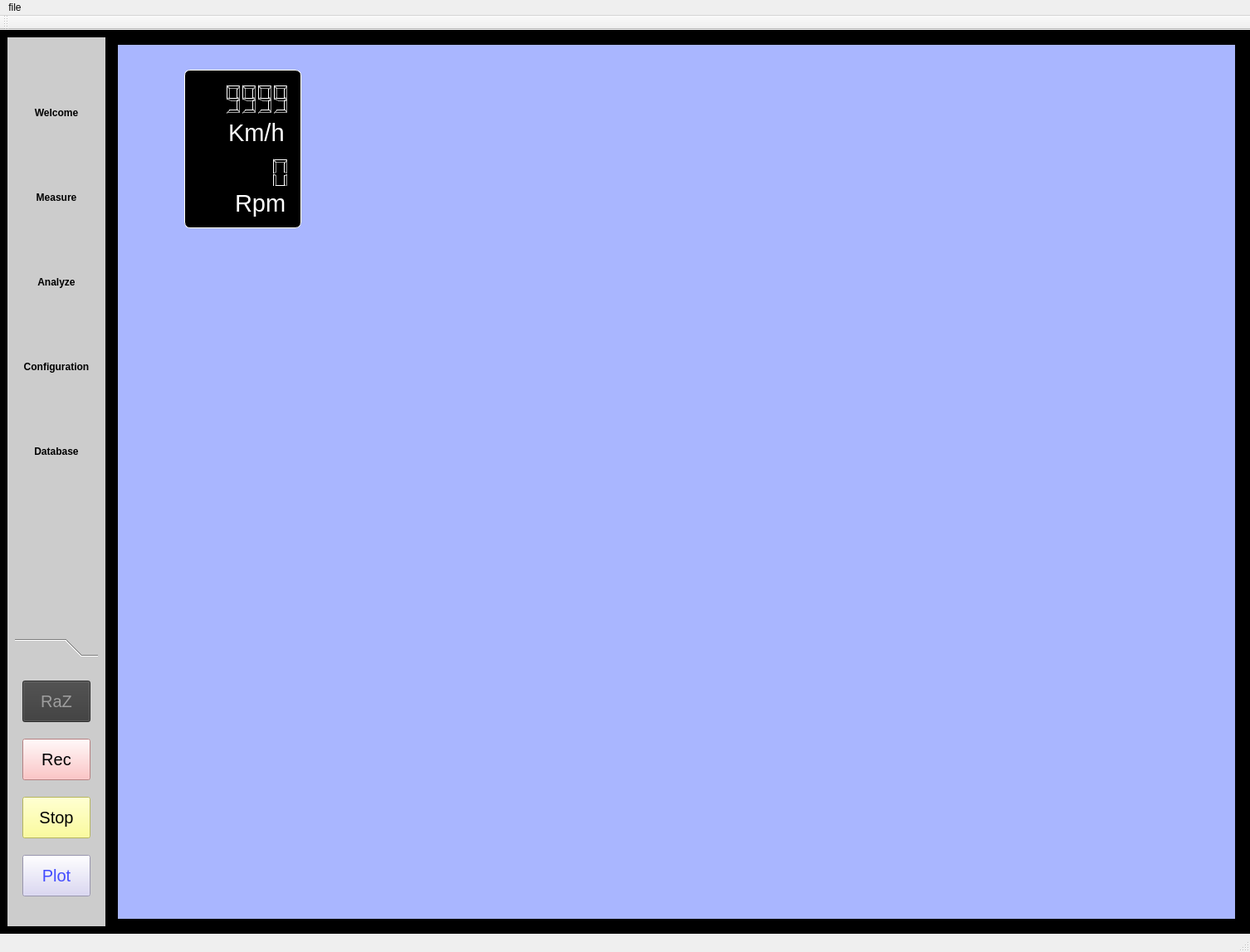
<?xml version="1.0" encoding="UTF-8"?>
<ui version="4.0">
 <class>MainWindow</class>
 <widget class="QMainWindow" name="MainWindow">
  <property name="geometry">
   <rect>
    <x>0</x>
    <y>0</y>
    <width>1506</width>
    <height>1147</height>
   </rect>
  </property>
  <property name="windowTitle">
   <string>MainWindow</string>
  </property>
  <property name="autoFillBackground">
   <bool>true</bool>
  </property>
  <property name="dockNestingEnabled">
   <bool>false</bool>
  </property>
  <widget class="QWidget" name="centralwidget">
   <property name="styleSheet">
    <string notr="true">background-color: rgb(0, 0, 0);</string>
   </property>
   <layout class="QHBoxLayout" name="horizontalLayout">
    <item>
     <widget class="QWidget" name="widget" native="true">
      <property name="minimumSize">
       <size>
        <width>106</width>
        <height>600</height>
       </size>
      </property>
      <property name="maximumSize">
       <size>
        <width>118</width>
        <height>16777215</height>
       </size>
      </property>
      <property name="styleSheet">
       <string notr="true">background-color: rgb(204, 204, 204);
</string>
      </property>
      <layout class="QVBoxLayout" name="verticalLayout">
       <item>
        <widget class="QFrame" name="frame_2">
         <property name="sizePolicy">
          <sizepolicy hsizetype="Ignored" vsizetype="Preferred">
           <horstretch>0</horstretch>
           <verstretch>0</verstretch>
          </sizepolicy>
         </property>
         <property name="minimumSize">
          <size>
           <width>0</width>
           <height>572</height>
          </size>
         </property>
         <property name="frameShape">
          <enum>QFrame::NoFrame</enum>
         </property>
         <property name="frameShadow">
          <enum>QFrame::Plain</enum>
         </property>
         <property name="lineWidth">
          <number>0</number>
         </property>
         <layout class="QVBoxLayout" name="verticalLayout_3">
          <item>
           <widget class="QToolButton" name="toolButton">
            <property name="sizePolicy">
             <sizepolicy hsizetype="Expanding" vsizetype="Fixed">
              <horstretch>0</horstretch>
              <verstretch>0</verstretch>
             </sizepolicy>
            </property>
            <property name="minimumSize">
             <size>
              <width>0</width>
              <height>0</height>
             </size>
            </property>
            <property name="font">
             <font>
              <weight>75</weight>
              <bold>true</bold>
             </font>
            </property>
            <property name="text">
             <string>Welcome</string>
            </property>
            <property name="icon">
             <iconset resource="ressources.qrc">
              <normaloff>:/icons/icons/akonadi-phone-home.svg</normaloff>:/icons/icons/akonadi-phone-home.svg</iconset>
            </property>
            <property name="iconSize">
             <size>
              <width>60</width>
              <height>60</height>
             </size>
            </property>
            <property name="checkable">
             <bool>true</bool>
            </property>
            <property name="toolButtonStyle">
             <enum>Qt::ToolButtonTextUnderIcon</enum>
            </property>
            <property name="autoRaise">
             <bool>true</bool>
            </property>
           </widget>
          </item>
          <item>
           <spacer name="verticalSpacer">
            <property name="orientation">
             <enum>Qt::Vertical</enum>
            </property>
            <property name="sizeType">
             <enum>QSizePolicy::Fixed</enum>
            </property>
            <property name="sizeHint" stdset="0">
             <size>
              <width>21</width>
              <height>13</height>
             </size>
            </property>
           </spacer>
          </item>
          <item>
           <widget class="QToolButton" name="toolButton_2">
            <property name="sizePolicy">
             <sizepolicy hsizetype="Expanding" vsizetype="Fixed">
              <horstretch>0</horstretch>
              <verstretch>0</verstretch>
             </sizepolicy>
            </property>
            <property name="minimumSize">
             <size>
              <width>0</width>
              <height>0</height>
             </size>
            </property>
            <property name="font">
             <font>
              <weight>75</weight>
              <bold>true</bold>
             </font>
            </property>
            <property name="text">
             <string>Measure</string>
            </property>
            <property name="icon">
             <iconset resource="ressources.qrc">
              <normaloff>:/icons/icons/dashboard-show.svg</normaloff>:/icons/icons/dashboard-show.svg</iconset>
            </property>
            <property name="iconSize">
             <size>
              <width>60</width>
              <height>60</height>
             </size>
            </property>
            <property name="checkable">
             <bool>true</bool>
            </property>
            <property name="toolButtonStyle">
             <enum>Qt::ToolButtonTextUnderIcon</enum>
            </property>
            <property name="autoRaise">
             <bool>true</bool>
            </property>
           </widget>
          </item>
          <item>
           <spacer name="verticalSpacer_2">
            <property name="orientation">
             <enum>Qt::Vertical</enum>
            </property>
            <property name="sizeType">
             <enum>QSizePolicy::Fixed</enum>
            </property>
            <property name="sizeHint" stdset="0">
             <size>
              <width>21</width>
              <height>13</height>
             </size>
            </property>
           </spacer>
          </item>
          <item>
           <widget class="QToolButton" name="toolButton_3">
            <property name="sizePolicy">
             <sizepolicy hsizetype="Expanding" vsizetype="Fixed">
              <horstretch>0</horstretch>
              <verstretch>0</verstretch>
             </sizepolicy>
            </property>
            <property name="minimumSize">
             <size>
              <width>0</width>
              <height>0</height>
             </size>
            </property>
            <property name="font">
             <font>
              <weight>75</weight>
              <bold>true</bold>
             </font>
            </property>
            <property name="text">
             <string>Analyze</string>
            </property>
            <property name="icon">
             <iconset resource="ressources.qrc">
              <normaloff>:/icons/icons/adjustcurves.svg</normaloff>:/icons/icons/adjustcurves.svg</iconset>
            </property>
            <property name="iconSize">
             <size>
              <width>60</width>
              <height>60</height>
             </size>
            </property>
            <property name="checkable">
             <bool>true</bool>
            </property>
            <property name="toolButtonStyle">
             <enum>Qt::ToolButtonTextUnderIcon</enum>
            </property>
            <property name="autoRaise">
             <bool>true</bool>
            </property>
           </widget>
          </item>
          <item>
           <spacer name="verticalSpacer_3">
            <property name="orientation">
             <enum>Qt::Vertical</enum>
            </property>
            <property name="sizeType">
             <enum>QSizePolicy::Fixed</enum>
            </property>
            <property name="sizeHint" stdset="0">
             <size>
              <width>21</width>
              <height>13</height>
             </size>
            </property>
           </spacer>
          </item>
          <item>
           <widget class="QToolButton" name="toolButton_4">
            <property name="sizePolicy">
             <sizepolicy hsizetype="Expanding" vsizetype="Fixed">
              <horstretch>0</horstretch>
              <verstretch>0</verstretch>
             </sizepolicy>
            </property>
            <property name="minimumSize">
             <size>
              <width>0</width>
              <height>0</height>
             </size>
            </property>
            <property name="font">
             <font>
              <weight>75</weight>
              <bold>true</bold>
             </font>
            </property>
            <property name="text">
             <string>Configuration</string>
            </property>
            <property name="icon">
             <iconset resource="ressources.qrc">
              <normaloff>:/icons/icons/configure-shortcuts.svg</normaloff>:/icons/icons/configure-shortcuts.svg</iconset>
            </property>
            <property name="iconSize">
             <size>
              <width>60</width>
              <height>60</height>
             </size>
            </property>
            <property name="checkable">
             <bool>true</bool>
            </property>
            <property name="toolButtonStyle">
             <enum>Qt::ToolButtonTextUnderIcon</enum>
            </property>
            <property name="autoRaise">
             <bool>true</bool>
            </property>
           </widget>
          </item>
          <item>
           <spacer name="verticalSpacer_4">
            <property name="orientation">
             <enum>Qt::Vertical</enum>
            </property>
            <property name="sizeType">
             <enum>QSizePolicy::Fixed</enum>
            </property>
            <property name="sizeHint" stdset="0">
             <size>
              <width>21</width>
              <height>13</height>
             </size>
            </property>
           </spacer>
          </item>
          <item>
           <widget class="QToolButton" name="toolButton_5">
            <property name="sizePolicy">
             <sizepolicy hsizetype="Expanding" vsizetype="Fixed">
              <horstretch>0</horstretch>
              <verstretch>0</verstretch>
             </sizepolicy>
            </property>
            <property name="minimumSize">
             <size>
              <width>0</width>
              <height>0</height>
             </size>
            </property>
            <property name="font">
             <font>
              <weight>75</weight>
              <bold>true</bold>
             </font>
            </property>
            <property name="text">
             <string>Database</string>
            </property>
            <property name="icon">
             <iconset resource="ressources.qrc">
              <normaloff>:/icons/icons/draw-cuboid.svg</normaloff>:/icons/icons/draw-cuboid.svg</iconset>
            </property>
            <property name="iconSize">
             <size>
              <width>60</width>
              <height>60</height>
             </size>
            </property>
            <property name="checkable">
             <bool>true</bool>
            </property>
            <property name="popupMode">
             <enum>QToolButton::DelayedPopup</enum>
            </property>
            <property name="toolButtonStyle">
             <enum>Qt::ToolButtonTextUnderIcon</enum>
            </property>
            <property name="autoRaise">
             <bool>true</bool>
            </property>
           </widget>
          </item>
         </layout>
        </widget>
       </item>
       <item>
        <spacer name="verticalSpacer_5">
         <property name="orientation">
          <enum>Qt::Vertical</enum>
         </property>
         <property name="sizeType">
          <enum>QSizePolicy::Expanding</enum>
         </property>
         <property name="sizeHint" stdset="0">
          <size>
           <width>20</width>
           <height>111</height>
          </size>
         </property>
        </spacer>
       </item>
       <item>
        <widget class="QToolBox" name="toolBox">
         <property name="minimumSize">
          <size>
           <width>0</width>
           <height>338</height>
          </size>
         </property>
         <property name="maximumSize">
          <size>
           <width>16777215</width>
           <height>339</height>
          </size>
         </property>
         <property name="styleSheet">
          <string notr="true"/>
         </property>
         <property name="currentIndex">
          <number>0</number>
         </property>
         <widget class="QWidget" name="page_4">
          <property name="geometry">
           <rect>
            <x>0</x>
            <y>0</y>
            <width>100</width>
            <height>308</height>
           </rect>
          </property>
          <attribute name="label">
           <string/>
          </attribute>
          <layout class="QVBoxLayout" name="verticalLayout_2">
           <item>
            <widget class="QPushButton" name="razButton">
             <property name="sizePolicy">
              <sizepolicy hsizetype="Ignored" vsizetype="Fixed">
               <horstretch>0</horstretch>
               <verstretch>0</verstretch>
              </sizepolicy>
             </property>
             <property name="maximumSize">
              <size>
               <width>110</width>
               <height>50</height>
              </size>
             </property>
             <property name="font">
              <font>
               <pointsize>15</pointsize>
              </font>
             </property>
             <property name="styleSheet">
              <string notr="true">background-color: rgb(58, 58, 58);
color: rgb(158, 158, 158);
</string>
             </property>
             <property name="text">
              <string>RaZ</string>
             </property>
             <property name="icon">
              <iconset resource="ressources.qrc">
               <normaloff>:/icons/icons/window-close.png</normaloff>:/icons/icons/window-close.png</iconset>
             </property>
             <property name="iconSize">
              <size>
               <width>35</width>
               <height>35</height>
              </size>
             </property>
            </widget>
           </item>
           <item>
            <widget class="QPushButton" name="recButton">
             <property name="sizePolicy">
              <sizepolicy hsizetype="Ignored" vsizetype="Fixed">
               <horstretch>0</horstretch>
               <verstretch>0</verstretch>
              </sizepolicy>
             </property>
             <property name="maximumSize">
              <size>
               <width>110</width>
               <height>50</height>
              </size>
             </property>
             <property name="font">
              <font>
               <pointsize>15</pointsize>
              </font>
             </property>
             <property name="styleSheet">
              <string notr="true">background-color: rgb(255, 179, 180);</string>
             </property>
             <property name="text">
              <string>Rec</string>
             </property>
             <property name="icon">
              <iconset resource="ressources.qrc">
               <normaloff>:/icons/icons/media-record.png</normaloff>:/icons/icons/media-record.png</iconset>
             </property>
             <property name="iconSize">
              <size>
               <width>35</width>
               <height>35</height>
              </size>
             </property>
            </widget>
           </item>
           <item>
            <widget class="QPushButton" name="stopButton">
             <property name="sizePolicy">
              <sizepolicy hsizetype="Ignored" vsizetype="Fixed">
               <horstretch>0</horstretch>
               <verstretch>0</verstretch>
              </sizepolicy>
             </property>
             <property name="maximumSize">
              <size>
               <width>110</width>
               <height>50</height>
              </size>
             </property>
             <property name="font">
              <font>
               <pointsize>15</pointsize>
              </font>
             </property>
             <property name="styleSheet">
              <string notr="true">background-color: rgb(255, 255, 127);</string>
             </property>
             <property name="text">
              <string>Stop</string>
             </property>
             <property name="icon">
              <iconset resource="ressources.qrc">
               <normaloff>:/icons/icons/media-playback-stop.png</normaloff>:/icons/icons/media-playback-stop.png</iconset>
             </property>
             <property name="iconSize">
              <size>
               <width>35</width>
               <height>35</height>
              </size>
             </property>
            </widget>
           </item>
           <item>
            <widget class="QPushButton" name="plotButton">
             <property name="sizePolicy">
              <sizepolicy hsizetype="Ignored" vsizetype="Fixed">
               <horstretch>0</horstretch>
               <verstretch>0</verstretch>
              </sizepolicy>
             </property>
             <property name="maximumSize">
              <size>
               <width>110</width>
               <height>50</height>
              </size>
             </property>
             <property name="font">
              <font>
               <pointsize>15</pointsize>
              </font>
             </property>
             <property name="styleSheet">
              <string notr="true">color: rgb(67, 76, 255);
background-color: rgb(213, 209, 243);</string>
             </property>
             <property name="text">
              <string>Plot</string>
             </property>
             <property name="icon">
              <iconset resource="ressources.qrc">
               <normaloff>:/icons/icons/media-floppy.png</normaloff>:/icons/icons/media-floppy.png</iconset>
             </property>
             <property name="iconSize">
              <size>
               <width>35</width>
               <height>35</height>
              </size>
             </property>
            </widget>
           </item>
          </layout>
         </widget>
        </widget>
       </item>
      </layout>
     </widget>
    </item>
    <item>
     <widget class="QStackedWidget" name="stackedWidget">
      <property name="styleSheet">
       <string notr="true">background-color: rgb(0, 0, 0);</string>
      </property>
      <property name="lineWidth">
       <number>0</number>
      </property>
      <property name="currentIndex">
       <number>0</number>
      </property>
      <widget class="QWidget" name="page">
       <layout class="QHBoxLayout" name="horizontalLayout_2">
        <item>
         <widget class="QCustomPlot" name="customPlot" native="true">
          <property name="styleSheet">
           <string notr="true">background-color: rgb(169, 182, 255);
</string>
          </property>
          <widget class="QFrame" name="frame">
           <property name="geometry">
            <rect>
             <x>80</x>
             <y>30</y>
             <width>141</width>
             <height>191</height>
            </rect>
           </property>
           <property name="minimumSize">
            <size>
             <width>50</width>
             <height>50</height>
            </size>
           </property>
           <property name="maximumSize">
            <size>
             <width>211</width>
             <height>16777215</height>
            </size>
           </property>
           <property name="styleSheet">
            <string notr="true">background-color: rgb(0, 0, 0);
border: 1px solid rgb(255, 255, 255);
border-radius: 7px; 
</string>
           </property>
           <property name="frameShape">
            <enum>QFrame::Panel</enum>
           </property>
           <property name="frameShadow">
            <enum>QFrame::Plain</enum>
           </property>
           <property name="lineWidth">
            <number>7</number>
           </property>
           <widget class="QLabel" name="label">
            <property name="geometry">
             <rect>
              <x>42</x>
              <y>60</y>
              <width>87</width>
              <height>31</height>
             </rect>
            </property>
            <property name="font">
             <font>
              <pointsize>22</pointsize>
             </font>
            </property>
            <property name="autoFillBackground">
             <bool>false</bool>
            </property>
            <property name="styleSheet">
             <string notr="true">color: rgb(255, 255, 255);
border: 4px solid rgb(0, 0, 0); 
border-radius: 0px; 
</string>
            </property>
            <property name="text">
             <string>Km/h</string>
            </property>
           </widget>
           <widget class="QLCDNumber" name="lcdCount">
            <property name="geometry">
             <rect>
              <x>20</x>
              <y>100</y>
              <width>111</width>
              <height>51</height>
             </rect>
            </property>
            <property name="layoutDirection">
             <enum>Qt::LeftToRight</enum>
            </property>
            <property name="styleSheet">
             <string notr="true">border: 4px solid rgb(0, 0, 0); 
border-radius: 0px; 
</string>
            </property>
            <property name="digitCount">
             <number>5</number>
            </property>
            <property name="segmentStyle">
             <enum>QLCDNumber::Filled</enum>
            </property>
           </widget>
           <widget class="QLCDNumber" name="lcdSpeed">
            <property name="geometry">
             <rect>
              <x>47</x>
              <y>10</y>
              <width>81</width>
              <height>51</height>
             </rect>
            </property>
            <property name="font">
             <font>
              <pointsize>28</pointsize>
             </font>
            </property>
            <property name="styleSheet">
             <string notr="true">border: 4px solid rgb(0, 0, 0); 
border-radius: 0px; 
</string>
            </property>
            <property name="digitCount">
             <number>4</number>
            </property>
            <property name="intValue" stdset="0">
             <number>9999</number>
            </property>
           </widget>
           <widget class="QLabel" name="label_2">
            <property name="geometry">
             <rect>
              <x>50</x>
              <y>140</y>
              <width>81</width>
              <height>41</height>
             </rect>
            </property>
            <property name="font">
             <font>
              <pointsize>22</pointsize>
             </font>
            </property>
            <property name="autoFillBackground">
             <bool>false</bool>
            </property>
            <property name="styleSheet">
             <string notr="true">border: 4px solid rgb(0, 0, 0); 
border-radius: 0px; 
color: rgb(255, 255, 255);
</string>
            </property>
            <property name="text">
             <string>Rpm</string>
            </property>
           </widget>
          </widget>
         </widget>
        </item>
       </layout>
      </widget>
      <widget class="QWidget" name="page_2"/>
     </widget>
    </item>
   </layout>
  </widget>
  <widget class="QMenuBar" name="menubar">
   <property name="geometry">
    <rect>
     <x>0</x>
     <y>0</y>
     <width>1506</width>
     <height>21</height>
    </rect>
   </property>
   <widget class="QMenu" name="menufile">
    <property name="title">
     <string>file</string>
    </property>
   </widget>
   <addaction name="menufile"/>
  </widget>
  <widget class="QStatusBar" name="statusbar"/>
  <widget class="QToolBar" name="toolBar">
   <property name="windowTitle">
    <string>toolBar</string>
   </property>
   <attribute name="toolBarArea">
    <enum>TopToolBarArea</enum>
   </attribute>
   <attribute name="toolBarBreak">
    <bool>false</bool>
   </attribute>
  </widget>
 </widget>
 <customwidgets>
  <customwidget>
   <class>QCustomPlot</class>
   <extends>QWidget</extends>
   <header>qcustomplot.h</header>
   <container>1</container>
  </customwidget>
 </customwidgets>
 <resources>
  <include location="ressources.qrc"/>
 </resources>
 <connections/>
 <slots>
  <signal>signal1()</signal>
 </slots>
</ui>
